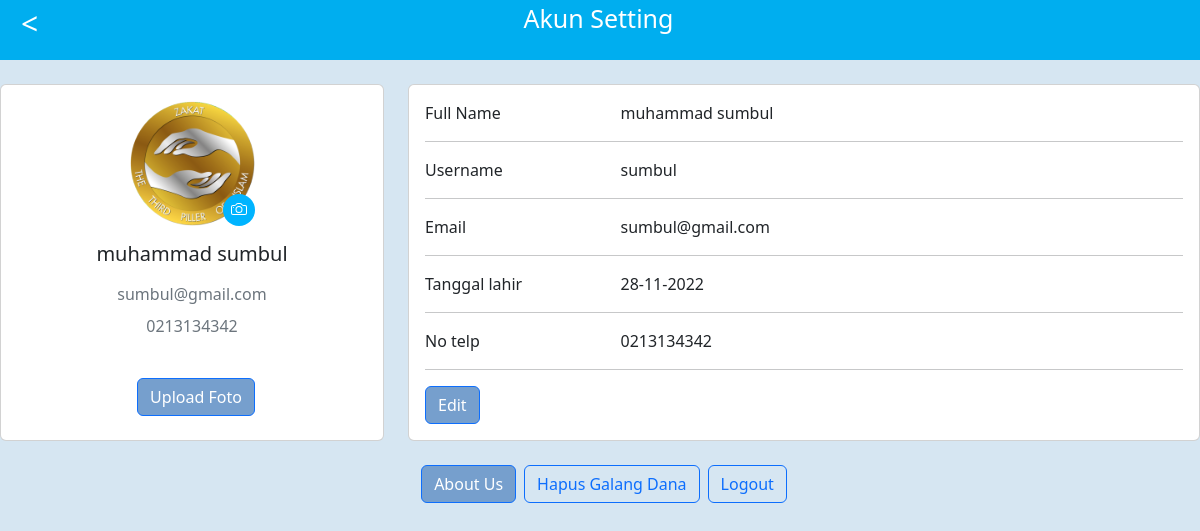
The page /akunset/setakun.php (signed in) on the database its author committed.
### tables this page shows
CREATE TABLE `profil` (
  `id_profil` int(11) NOT NULL,
  `username` varchar(50) NOT NULL,
  `profil` text NOT NULL
);

CREATE TABLE `users` (
  `nama` varchar(255) NOT NULL,
  `username` varchar(50) NOT NULL,
  `tgl_lahir` date NOT NULL,
  `email` varchar(50) NOT NULL,
  `no_tlpn` varchar(15) NOT NULL,
  `password` varchar(255) NOT NULL
);

### akunset/setakun.php (the view, shortened to what this page needs)
<?php
include "../conf/koneksi.php";
  $name = "";
  $uname = "";
  $email = "";
  $tgl = "";
  $no = "";
  $code = $_SESSION["loginUsername"];
  if(isset($_SESSION["loginUsername"])){
  $loginUsername = $_SESSION["loginUsername"];
  $result = mysqli_query($koneksi, "SELECT * FROM users WHERE username = '$loginUsername'");
  $row = mysqli_fetch_assoc($result);
  $name = $row["nama"];
  $uname = $row["username"];
  $email = $row["email"];
  $tgl = $row["tgl_lahir"];
  $no = $row["no_tlpn"];
  $re = mysqli_query($koneksi, "SELECT profil FROM profil WHERE username = '$loginUsername'");
  $rew = mysqli_fetch_assoc($re);
  $profil = $rew["profil"];
    }else {
    header("location: ../logReg/login.php");
  }
?>
<!DOCTYPE html>
<html lang="en">
  <head>
    <link href="https://cdn.jsdelivr.net/npm/bootstrap@5.2.3/dist/css/bootstrap.min.css" rel="stylesheet" />
    <link rel="stylesheet" href="setakunstyle.css" />
  </head>
  <body>
    <header class="header text-center">
      <div style="float: left">
        <button style="background-color: transparent; border-style: none; color: white; font-size: 30px; margin-left: 15px; width: 10px">
        <a style="text-decoration: none; color: white" href="../homepage/index.php"><</a>
        </button>
      </div>
      <span style="color: white; font-size: 25px; margin-left: -30px">Akun Setting</span>
    </header>
    <br />
    <div class="akun row">
      <div class="col-lg-4">
        <div class="card mb-4">
          <div class="card-body text-center">
            <form method="post" enctype="multipart/form-data">
            <div style="width: 125px;position: relative;margin: auto;">
            <img src="../img/<?= $profil; ?>"  alt="avatar" class="rounded-circle img-fluid" style="width: 150px" />
            <div style="position: absolute;bottom: 0;right: 0;background: #00b4ff;width: 32px;height: 32px;line-height: 33px;text-align: center;border-radius: 50%;overflow: hidden;">
              <i class = "fa fa-camera-primary" style = "color: white;"></i>
            </div>
            </div>
            <h5 class="my-3"><?php echo($name) ?></h5>
            <p class="text-muted mb-2"><?php echo($email) ?></p>
            <p class="text-muted mb-4"><?php echo($no) ?></p>
            <div style="height: 16px;"></div>
            <div class="help d-flex justify-content-center mb-2">
              <button name="upload" class="btn btn-primary ms-2">Upload Foto</button>
            </div>
            </form>
          </div>
        </div>
      </div>
      <div class="col-lg-8">
        <div class="card mb-4">
          <div class="card-body">
            <div class="row">
              <div class="col-sm-3">
                <p class="fullname mb-0">Full Name</p>
              </div>
              <div class="col-sm-9">
                <p class="isiannama mb-0"><?php echo($name) ?></p>
              </div>
            </div>
            <hr />
            <div class="row">
              <div class="col-sm-3">
                <p class="email mb-0">Username</p>
              </div>
              <div class="col-sm-9">
                <p class="emailnya mb-0"><?php echo($uname) ?></p>
              </div>
            </div>
            <hr />
            <div class="row">
              <div class="col-sm-3">
                <p class="mb-0">Email</p>
              </div>
              <div class="col-sm-9">
                <p class="nohp mb-0"><?php echo($email) ?></p>
              </div>
            </div>
            <hr />
            <div class="row">
              <div class="col-sm-3">
                <p class="mb-0">Tanggal lahir</p>
              </div>
              <div class="col-sm-9">
                <p class="nohp mb-0"><?php echo date("d-m-Y", strtotime($tgl)); ?></p>
              </div>
            </div>
            <hr />
            <div class="row">
              <div class="col-sm-3">
                <p class="mb-0">No telp</p>
              </div>
              <div class="col-sm-9">
                <p class="mb-0"><?php echo($no) ?></p>
              </div>
            </div>
            <hr />
            <div class="row">
              <div class="col-sm-12">
                <a class="btn btn-primary" target="__blank" href="setakun2.php?<?= $row["username"] ?>">Edit</a>
              </div>
            </div>
          </div>
        </div>
      </div>
      <div class="help d-flex justify-content-center mb-2">
        <a class="btn btn-primary ms-2" target="__blank">About Us</a>
        <a name="hapus" type="button" class="btn btn-outline-primary ms-2" href="hapus.php?username=<?= $code ?>">Hapus Galang Dana</a>
        <a class="btn btn-outline-primary ms-2" target="__blank" href="logout.php">Logout</a>
      </div>
    </div>
  </body>
</html>

### akunset/setakunstyle.css (style rules this page uses)
body { box-sizing: content-box; margin: auto; background-color: #d6e6f2; }
.header { width: 100%; left: 0px; right: 0px; top: 0px; z-index: 11; background: #00aeef; height: 60px; }
.btn-primary { background-color: #769fcd; }

### rows shown on the page
profil: profil (picture)
users: nama "muhammad sumbul", email "sumbul@gmail.com", no_tlpn "0213134342", username "sumbul", tgl_lahir "28-11-2022"
